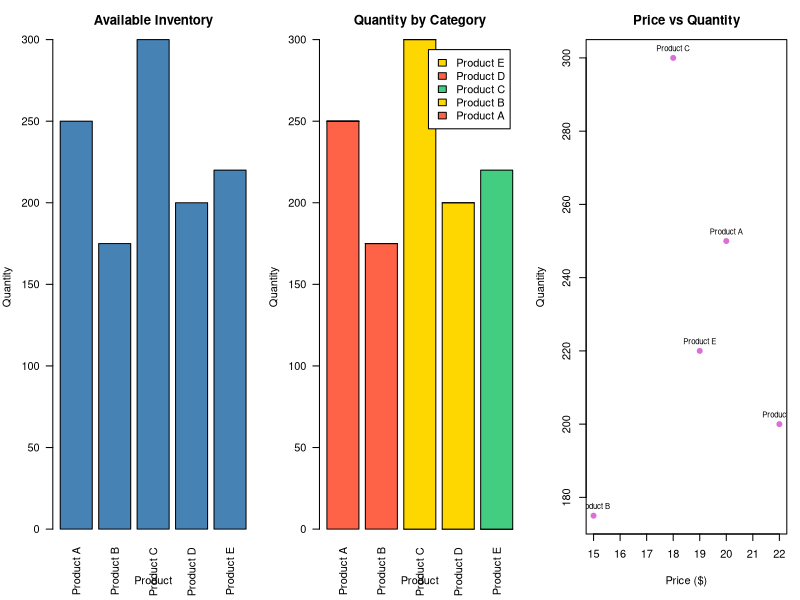

Generate this figure with R:
# Set 4: Product Inventory Management
inventory <- data.frame(id = 1:5, product = paste("Product", LETTERS[1:5]), quantity = c(250, 175, 300, 200, 220), price = c(20, 15, 18, 22, 19), category = c("Food", "Food", "Home", "Home", "Office"))
old <- par(mfrow = c(1, 3), mar = c(5, 4, 3, 1))
barplot(inventory$quantity, names.arg = inventory$product, las = 2, xlab = "Product", ylab = "Quantity", main = "Available Inventory", col = "steelblue")
category_matrix <- xtabs(quantity ~ product + category, inventory)
barplot(t(category_matrix), beside = FALSE, las = 2, xlab = "Product", ylab = "Quantity", main = "Quantity by Category", col = c("tomato", "gold", "seagreen3"), legend.text = rownames(category_matrix))
plot(inventory$price, inventory$quantity, pch = 19, xlab = "Price ($)", ylab = "Quantity", main = "Price vs Quantity", col = "orchid")
text(inventory$price, inventory$quantity, labels = inventory$product, pos = 3, cex = .7)
par(old)
cat("Category assignments and prices are sample values because they are not fully specified in the prompt.\n")
print(inventory)
